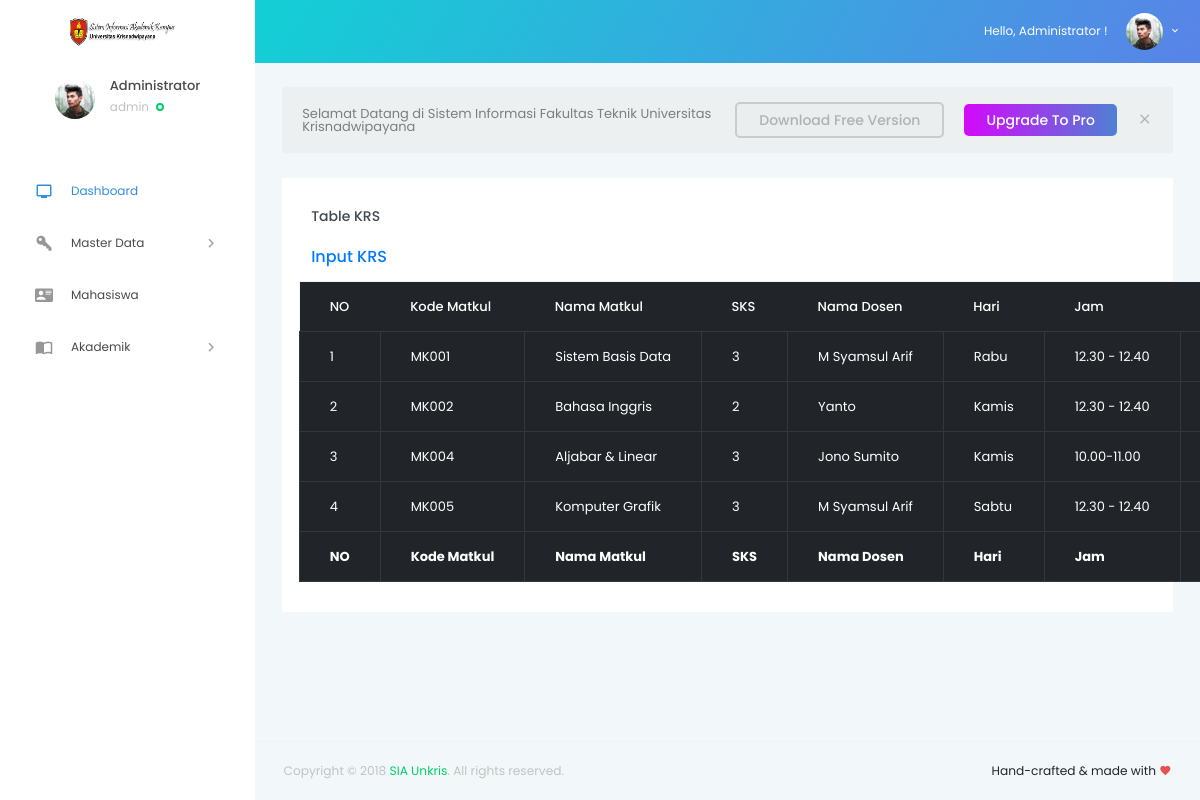
/krs/index.php (signed in), run on the app's committed database.
### tables this page shows
CREATE TABLE `jadwal` (
  `id_jadwal` int(11) NOT NULL,
  `kode_matkul_jadwal` varchar(255) NOT NULL,
  `nip_jadwal` varchar(255) NOT NULL,
  `kode_ruangan_jadwal` varchar(255) NOT NULL,
  `kode_prodi` varchar(255) NOT NULL,
  `hari` varchar(255) NOT NULL,
  `jam` varchar(255) NOT NULL
);

CREATE TABLE `krs` (
  `id` int(11) NOT NULL,
  `kode_matkul_krs` varchar(255) NOT NULL
);

CREATE TABLE `mata_kuliah` (
  `kode_matkul` varchar(255) NOT NULL,
  `nama_matkul` char(255) NOT NULL,
  `sks` int(11) NOT NULL
);

CREATE TABLE `data_dosen` (
  `nip` varchar(255) NOT NULL,
  `nama` varchar(50) NOT NULL,
  `email` varchar(50) NOT NULL,
  `no_telp` int(50) NOT NULL,
  `prodi` varchar(100) NOT NULL,
  `gender` varchar(50) NOT NULL,
  `matkul` varchar(100) NOT NULL,
  `status` varchar(100) NOT NULL
);

### krs/index.php (the view, shortened to what this page needs)
<!DOCTYPE html>
<html lang="en">
<head>
  <link rel="stylesheet" href="../vendors/iconfonts/mdi/css/materialdesignicons.min.css">
  <link rel="stylesheet" href="../vendors/css/vendor.bundle.base.css">
  <link rel="stylesheet" href="../vendors/css/vendor.bundle.addons.css">
  <link rel="stylesheet" href="../public/css/style.css">
</head>
<body>
  <div class="container-scroller">
      <?php require "../partials/_navbar.php"; ?>
    <div class="container-fluid page-body-wrapper">
      <?php require "../partials/_sidebar.php"; ?>
      <div class="main-panel">
        <div class="content-wrapper">
          <div class="row purchace-popup">
            <div class="col-12">
              <span class="d-block d-md-flex align-items-center">
                <p>Selamat Datang di Sistem Informasi Fakultas Teknik Universitas Krisnadwipayana</p>
                <a class="btn ml-auto download-button d-none d-md-block" href="https://github.com/BootstrapDash/StarAdmin-Free-Bootstrap-Admin-Template" target="_blank">Download Free Version</a>
                <a class="btn purchase-button mt-4 mt-md-0" href="https://www.bootstrapdash.com/product/star-admin-pro/" target="_blank">Upgrade To Pro</a>
                <i class="mdi mdi-close popup-dismiss d-none d-md-block"></i>
              </span>
            </div>
          </div>
          <div class="row">
        <div class="col-lg-12 grid-margin stretch-card">
          <div class="card">
            <div class="card-body">
              <h4 class="card-title">Table KRS</h4>
							<h5 class="card-description">
                <a href="input.php">Input KRS</a>
              </h5>
				  <div class="m-form m-form--label-align-right m--margin-top-20 m--margin-bottom-30">
								<div class="row">
										<?php
										$sql = 'SELECT id_jadwal, kode_matkul_jadwal, nip_jadwal, kode_ruangan_jadwal, kode_prodi, hari, jam, kode_matkul_krs, id, sks,
														kode_matkul, nama_matkul,nip, nama, kode_ruangan, nama_ruangan, kode, nama_prodi FROM jadwal
														INNER JOIN mata_kuliah ON kode_matkul_jadwal=kode_matkul
														INNER JOIN krs ON kode_matkul_jadwal=kode_matkul_krs
														INNER JOIN data_dosen ON nip_jadwal=nip
														INNER JOIN ruangan ON kode_ruangan_jadwal=kode_ruangan
														INNER JOIN data_prodi ON kode_prodi=kode';
										$query = mysqli_query($conn, $sql);
										echo '<form action="input_proses.php" method="post">';
										echo '<table id="example" class="table table-dark table-bordered table-responsive" style="width:100%">
											<thead>
											<tr>
													<th>NO</th>
													<th>Kode Matkul</th>
													<th>Nama Matkul</th>
													<th>SKS</th>
													<th>Nama Dosen</th>
													<th>Hari</th>
													<th>Jam</th>
													<th>Action</th>
											</tr>
											</thead>
											<tbody>';
											$no=1;
											 while ($row = mysqli_fetch_array($query)) {
																	echo "<tr>";
																	echo "<td>".$no."</td>";
																	echo "<td>".$row['kode_matkul_krs']."</td>";
																	echo "<td>".$row['nama_matkul']."</td>";
																	echo "<td>".$row['sks']."</td>";
																	echo "<td>".$row['nama']."</td>";
																	echo "<td>".$row['hari']."</td>";
																	echo "<td>".$row['jam']."</td>";
																	echo "<td align='center'><a href='delete.php?id=$row[id]'>Delete</a></td></tr>";
																$no++;
																}
											echo '
												</tbody>
												<tfoot>
													<tr>
														<th>NO</th>
														<th>Kode Matkul</th>
														<th>Nama Matkul</th>
														<th>SKS</th>
														<th>Nama Dosen</th>
														<th>Hari</th>
														<th>Jam</th>
														<th>Action</th>
													</tr>
											</tfoot>
											</table>
											</form>';
											?>
										</div>
                  </div>
                </div>
              </div>
            </div>
        </div>
        </div>
        <?php require "../partials/_fotter.php"; ?>
      </div>
    </div>
  </div>
</body>
</html>

### partials/_navbar.php (shortened to what this page needs)
<nav class="navbar default-layout col-lg-12 col-12 p-0 fixed-top d-flex flex-row">
      <div class="text-center navbar-brand-wrapper d-flex align-items-top justify-content-center">
        <a class="navbar-brand brand-logo" href="../dashboard/index.php">
          <img src="../public/images/logo.png" alt="logo" height="100px" />
        </a>
      </div>
      <div class="navbar-menu-wrapper d-flex align-items-center">
        <ul class="navbar-nav navbar-nav-left header-links d-none d-md-flex">
        </ul>
        <ul class="navbar-nav navbar-nav-right">
          <li class="nav-item dropdown d-none d-xl-inline-block">
            <a class="nav-link dropdown-toggle" id="UserDropdown" href="#" data-toggle="dropdown" aria-expanded="false">
              <span class="profile-text">Hello, <?php echo $_SESSION['nama_user'];?> !</span>
              <img class="img-xs rounded-circle" src="../public/images/faces/face1.jpg" alt="Profile image">
            </a>
          </li>
        </ul>
      </div>
    </nav>

### partials/_sidebar.php (shortened to what this page needs)
<nav class="sidebar sidebar-offcanvas" id="sidebar">
        <ul class="nav">
          <li class="nav-item nav-profile">
            <div class="nav-link">
              <div class="user-wrapper">
                <div class="profile-image">
                  <img src="../public/images/faces/face1.jpg" alt="profile image">
                </div>
                <div class="text-wrapper">
                  <p class="profile-name"><?php echo $_SESSION['nama_user'];?></p>
                  <div>
                    <small class="designation text-muted"><?php echo $_SESSION['level'];?></small>
                    <span class="status-indicator online"></span>
                  </div>
                </div>
              </div>
            </div>
          </li>
          <?php
            if($_SESSION['level'] == "admin"){
            echo '
          <li class="nav-item" >
            <a class="nav-link" href="../dashboard/index.php">
              <i class="menu-icon mdi mdi-television"></i>
              <span class="menu-title">Dashboard</span>
            </a>
          </li>
          <li class="nav-item">
            <a class="nav-link" data-toggle="collapse" href="#ui-master" aria-expanded="false" aria-controls="ui-master">
              <i class="menu-icon mdi mdi-key-variant"></i>
              <span class="menu-title">Master Data</span>
              <i class="menu-arrow"></i>
            </a>
          </li>
          <li class="nav-item">
            <a class="nav-link" href="../mahasiswa">
              <i class="menu-icon mdi mdi-account-card-details"></i>
              <span class="menu-title">Mahasiswa</span>
            </a>
          </li>
          <li class="nav-item">
            <a class="nav-link" data-toggle="collapse" href="#ui-akademik" aria-expanded="false" aria-controls="ui-akademik">
              <i class="menu-icon mdi mdi-book-open-variant"></i>
              <span class="menu-title">Akademik</span>
              <i class="menu-arrow"></i>
            </a>
          </li>';
            }
          ?>
        </ul>
      </nav>

### partials/_fotter.php
<footer class="footer">
          <div class="container-fluid clearfix">
            <span class="text-muted d-block text-center text-sm-left d-sm-inline-block">Copyright © 2018
              <a href="https://localhost/siaunkris/" target="_blank">SIA Unkris</a>. All rights reserved.</span>
            <span class="float-none float-sm-right d-block mt-1 mt-sm-0 text-center">Hand-crafted & made with
              <i class="mdi mdi-heart text-danger"></i>
            </span>
          </div>
        </footer>

### krs/index.php (style rules this page uses)
table { width:100%; }

### data on the page
jadwal: krs.kode_matkul_krs "MK001", kode_matkul_jadwal.nama_matkul "Sistem Basis Data", kode_matkul_jadwal.sks "3", nip_jadwal.nama "M Syamsul Arif", hari "Rabu", jam "12.30 - 12.40"
jadwal: krs.kode_matkul_krs "MK002", kode_matkul_jadwal.nama_matkul "Bahasa Inggris", kode_matkul_jadwal.sks "2", nip_jadwal.nama "Yanto", hari "Kamis", jam "12.30 - 12.40"
jadwal: krs.kode_matkul_krs "MK004", kode_matkul_jadwal.nama_matkul "Aljabar & Linear", kode_matkul_jadwal.sks "3", nip_jadwal.nama "Jono Sumito", hari "Kamis", jam "10.00-11.00"
jadwal: krs.kode_matkul_krs "MK005", kode_matkul_jadwal.nama_matkul "Komputer Grafik", kode_matkul_jadwal.sks "3", nip_jadwal.nama "M Syamsul Arif", hari "Sabtu", jam "12.30 - 12.40"

### other printed values
$_SESSION['nama_user'] "Administrator"
$_SESSION['level'] "admin"
